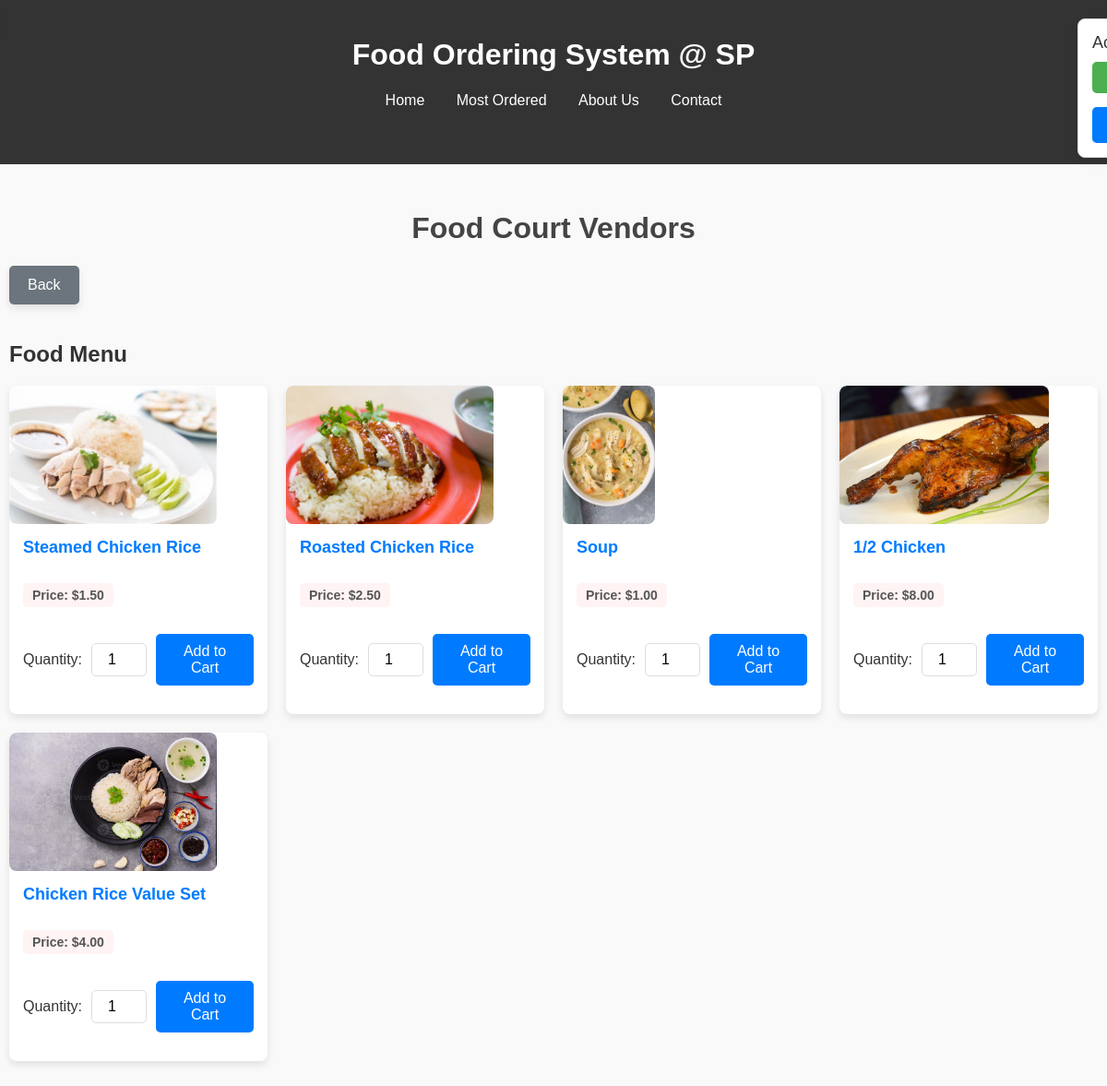
The app's page /FoodCourts/FC.php?vendor_id=1&stall_id=1 (signed in) with its own data.
### tables this page shows
CREATE TABLE `food_items` (
  `food_item_id` int(11) NOT NULL,
  `food_court_id` int(11) DEFAULT NULL,
  `food_name` varchar(100) NOT NULL,
  `description` text DEFAULT NULL,
  `price` decimal(10,2) NOT NULL,
  `category` varchar(50) DEFAULT NULL,
  `stall_id` int(11) NOT NULL,
  `image_path` varchar(255) DEFAULT NULL,
  `buy_count` int(11) DEFAULT NULL
);

### Scripts/common.php (called while the page is built, shortened)
<?php
$host = 'localhost';
$dbname = 'projectcsad';
$username = 'root';
$password = '';
$conn = new mysqli($host, $username, $password, $dbname);
$stall_id = isset($_GET['stall_id']) ? intval($_GET['stall_id']) : null;
function getFoodItems($stallId, $conn) {
    $query = "SELECT * FROM food_items WHERE stall_id = ?";
    $stmt = $conn->prepare($query);
    $stmt->bind_param("i", $stallId);
    $stmt->execute();
    return $stmt->get_result();
}
$food_result = $stall_id ? getFoodItems($stall_id, $conn) : null;
?>

### FoodCourts/FC.php (the view, shortened to what this page needs)
<?php
include $_SERVER['DOCUMENT_ROOT'] . '/projectCSAD/Scripts/common.php';
include $_SERVER['DOCUMENT_ROOT'] . '/projectCSAD/Scripts/Account.php';
echo $account,$main_head;
?>
<!DOCTYPE html>
<html lang="en">
<head>
    <link rel="stylesheet" href="../Scripts/FC1_6_CSS.css">
</head>
<body>
    <header>
    </header>
    <div class="container">
        <h1>Food Court Vendors</h1>
      <a href="javascript:history.back()" class="back-to-menu-btn">Back</a>
        <?php if (!$stall_id && $food_court_id): ?>
            <h2>Food Stalls in Food Court #<?= htmlspecialchars($food_court_id) ?></h2>
            <div class="vendor-grid">
                <?php while ($stall = $stall_result->fetch_assoc()):                 ?>
                    <a href="FC.php?vendor_id=<?= $food_court_id ?>&stall_id=<?= $stall['stall_id'] ?>" class="vendor-card">
                    <img src="<?= !empty($stall['stall_picture']) ? '/ProjectCSAD' . htmlspecialchars($stall['stall_picture']) : '/ProjectCSAD/uploads/unknown_food.jpg' ?>" alt="<?= htmlspecialchars($stall['stall_picture']) ?>" onerror="this.onerror=null;this.src='/ProjectCSAD/uploads/unknown_food.jpg';" style="width: auto; height: 150px; object-fit: cover; border-radius: 8px;">
                        <div class="vendor-details">
                            <h2><?= htmlspecialchars($stall['stall_name']) ?></h2>
                            <p>Click to view food selection.</p>
                        </div>
                    </a>
                <?php endwhile; ?>
            </div>
        <?php elseif ($stall_id): ?>
            <h2>Food Menu</h2>
    <div class="food-items-grid">
        <?php
        while ($food_item = $food_result->fetch_assoc()): ?>
            <div class="food-item-card">
                <div class="food-item-image">
                <?php
                $imagePath = !empty($food_item['image_path']) ? htmlspecialchars($food_item['image_path']) : '../uploads/unknown_food.jpg';
                ?>
                <img src="<?= $imagePath ?>" alt="<?= htmlspecialchars($food_item['food_name']) ?>" onerror="this.onerror=null;this.src='../uploads/unknown_food.jpg';" style="width: auto; height: 150px; object-fit: cover; border-radius: 8px;">
                </div>
                <div class="food-item-details">
                    <h2><?= htmlspecialchars($food_item['food_name']) ?></h2>
                    <p class="price">Price: $<?= number_format($food_item['price'], 2) ?></p>
                    <form action="../Payment/addcart.php" method="POST">
                        <label for="quantity-<?= $food_item['food_item_id'] ?>">Quantity:</label>
                        <input type="number" id="quantity-<?= $food_item['food_item_id'] ?>" name="quantity" value="1" min="1" max="100" required>
                        <button type="submit" class="add-to-cart-btn">Add to Cart</button>
                    </form>
                </div>
            </div>
        <?php endwhile; ?>
    </div>
<?php endif; ?>
    </div>
</body>
</html>

### Scripts/FC1_6_CSS.css (style rules this page uses)
body { font-family: 'Arial', sans-serif; margin: 0; padding: 0; background-color: #f9f9f9; color: #333; }
header { background-color: #333; color: white; padding: 20px; text-align: center; }
.container { max-width: 1200px; margin: 20px auto; padding: 10px; }
h1 { text-align: center; color: #444; }
.vendor-grid, .food-items-grid { display: grid; grid-template-columns: repeat(auto-fit, minmax(250px, 1fr)); gap: 20px; margin-top: 20px; }
.vendor-card, .food-item-card { background: #fff; border-radius: 8px; box-shadow: 0 4px 8px rgba(0, 0, 0, 0.1); overflow: hidden; transition: transform 0.3s ease; }
.vendor-card img, .food-item-card img { width: 100%; height: 150px; object-fit: cover; }
.vendor-card .vendor-details, .food-item-card .food-item-details { padding: 15px; }
.vendor-card h2, .food-item-card h2 { font-size: 18px; margin: 0 0 10px; color: #007bff; }
.vendor-card p, .food-item-card p { font-size: 14px; color: #555; }
.food-item-card form { display: flex; align-items: center; gap: 10px; margin-top: 15px; }
.food-item-card input[type="number"] { width: 60px; padding: 8px; font-size: 16px; border-radius: 5px; border: 1px solid #ddd; text-align: center; }
.food-item-card button { padding: 10px 20px; background-color: #007bff; color: white; font-size: 16px; border: none; border-radius: 5px; cursor: pointer; transition: background-color 0.3s; }
.price { font-size: 20px; font-weight: bold; color: #d9534f; background-color: #fff3f3; padding: 5px 10px; border-radius: 5px; display: inline-block; }

### FoodCourts/FC.php (style rules this page uses)
.back-to-menu-btn { display: inline-block; margin-bottom: 20px; padding: 12px 20px; background-color: #6c757d; color: white; text-decoration: none; border-radius: 5px; font-size: 16px; text-align: center; cursor: pointer; transition: background-color 0.3s ease, transform 0.3s ease; box-shadow: 0 4px 8px rgba(0, 0, 0, 0.1); }

### records on screen
food_items: image_path (picture), food_name "Steamed Chicken Rice", price "1.50"
food_items: image_path (picture), food_name "Roasted Chicken Rice", price "2.50"
food_items: image_path+food_name (picture), food_name "Soup", price "1.00"
food_items: image_path (picture), food_name "1/2 Chicken", price "8.00"
food_items: image_path (picture), food_name "Chicken Rice Value Set", price "4.00"
